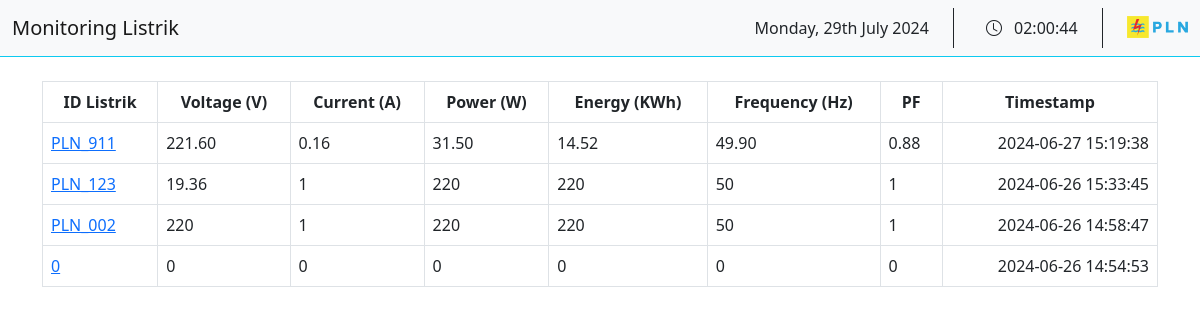
/dashboard.php (signed in), run on the app's committed database.
### tables this page shows
CREATE TABLE `meter` (
  `ID` int(11) NOT NULL,
  `ID_Listrik` varchar(20) NOT NULL,
  `Voltage` varchar(20) NOT NULL,
  `Current` varchar(20) NOT NULL,
  `Power` varchar(20) NOT NULL,
  `Energy` varchar(20) NOT NULL,
  `Frequency` varchar(20) NOT NULL,
  `PF` varchar(20) NOT NULL,
  `Date` datetime NOT NULL,
  `Timestamp` datetime NOT NULL DEFAULT current_timestamp()
);

### helpers/base_url.php (called while the page is built, shortened)
<?php
function base_url(){
    return sprintf(
      "%s://%s",
      isset($_SERVER['HTTPS']) && $_SERVER['HTTPS'] != 'off' ? 'https' : 'http',
      $_SERVER['SERVER_NAME']
    );
  }

### dashboard.php (the view, shortened to what this page needs)
<?php
require_once './helpers/base_url.php';
require_once './includes/connection.php';
require_once './includes/header.php';
$ListrikSql = $mysqli->query("SELECT * FROM `meter` GROUP BY `meter`.`ID_Listrik` ORDER BY `meter`.`ID` DESC");
$Listrik = $ListrikSql->fetch_all(MYSQLI_ASSOC);
?>
<main class="container">
    <div class="row">
        <div class="col-12">
            <div class="table-responsive">
                <table class="table table-bordered table-hover table-stripped align-middle">
                    <thead class="text-center">
                        <tr>
                        <th class="text-center"><strong>ID Listrik</strong></th>
                            <th>Voltage (V)</th>
                            <th>Current (A)</th>
                            <th>Power (W)</th>
                            <th>Energy (KWh)</th>
                            <th>Frequency (Hz)</th>
                            <th>PF</th>
                            <th>Timestamp</th>
                        </tr>
                    </thead>
                    <tbody>
                        <?php foreach ($Listrik as $item) { ?>
                        <tr>
                            <td>
                                <a href="details.php?ID_Listrik=<?php echo $item['ID_Listrik'];?>"><?php echo $item['ID_Listrik'];?></a>
                            </td>
                            <td>
                            <?php echo $item['Voltage'];?>
                            </td>
                            <td><?php echo $item['Current'];?></td>
                            <td><?php echo $item['Power'];?></td>
                            <td><?php echo $item['Energy'];?></td>
                            <td><?php echo $item['Frequency'];?></td>
                            <td><?php echo $item['PF'];?></td>
                            <td class="text-end">
                            <?php echo $item['Date'];?>
                            </td>
                        </tr>
                        <?php }?>
                    </tbody>
                </table>
            </div>
        </div>
    </div>
</main><?php
require_once './includes/footer.php'
?>

### includes/header.php (shortened to what this page needs)
<!DOCTYPE html>
<html lang="en">
<head>
    <link href="https://cdn.jsdelivr.net/npm/bootstrap@5.0.2/dist/css/bootstrap.min.css" rel="stylesheet">
    <link rel="stylesheet" href="https://cdn.jsdelivr.net/npm/bootstrap-icons@1.10.3/font/bootstrap-icons.css">
</head>
<body>
    <header class="mb-4">
        <nav class="navbar navbar-expand-lg navbar-light bg-light border-bottom border-info">
            <div class="container-fluid">
                <a class="navbar-brand" href="<?php echo base_url(); ?>">Monitoring Listrik</a>
                <div class="collapse navbar-collapse d-flex justify-content-end" id="navbarSupportedContent">
                    <form class="d-flex">
                        <div class="border-end border-dark border-1 p-2 me-4 pe-4">
                            <?php echo date('l, dS  F o'); ?>
                        </div>
                        <div class="border-end border-dark border-1 p-2 me-4 pe-4">
                            <i class="bi bi-clock me-2 "></i>
                            <span id="time"></span>
                        </div>
                        <div class="">
                            <img src="./assets/img/Logo_PLN.svg" alt="Logo PLN" srcset="" height="30px" class="pt-2">
                        </div>
                    </form>
                </div>
            </div>
        </nav>
    </header>

### includes/footer.php (shortened to what this page needs)
</body>
</html>

### data on the page
meter: ID_Listrik "PLN_911", Voltage "221.60", Current "0.16", Power "31.50", Energy "14.52", Frequency "49.90", PF "0.88", Date "2024-06-27 15:19:38"
meter: ID_Listrik "PLN_123", Voltage "19.36", Current "1", Power "220", Energy "220", Frequency "50", PF "1", Date "2024-06-26 15:33:45"
meter: ID_Listrik "PLN_002", Voltage "220", Current "1", Power "220", Energy "220", Frequency "50", PF "1", Date "2024-06-26 14:58:47"
meter: ID_Listrik "0", Voltage "0", Current "0", Power "0", Energy "0", Frequency "0", PF "0", Date "2024-06-26 14:54:53"
